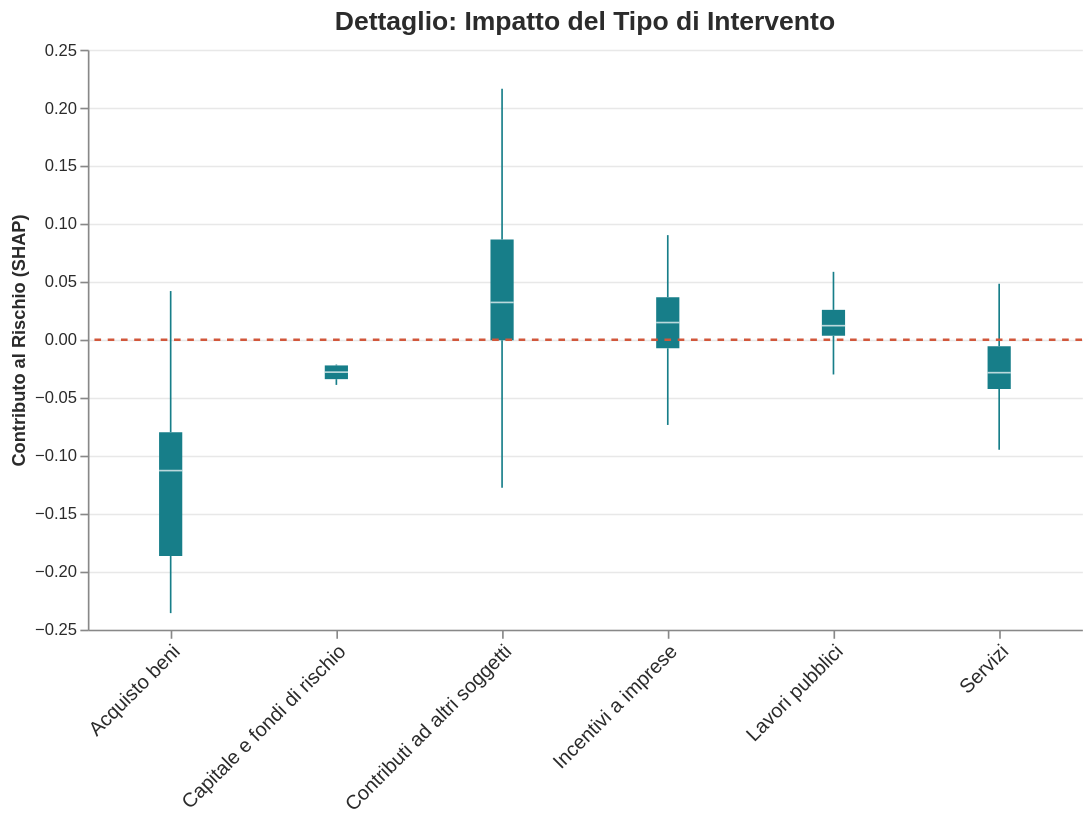

Write a Vega-Lite specification for this figure.
### Vega-Lite specification from a JSON file in a GitHub repository (floating-point values rounded to 4 significant figures; data arrays with more than 128 entries replaced by an {"elided": "..."} marker saying what was removed)
{"config": {"view": {"continuousWidth": 300, "continuousHeight": 300, "strokeWidth": 0}}, "layer": [{"data": {"name": "data-c47bc291d1d976cc23154b8cbe7d2945"}, "mark": {"type": "boxplot", "color": "#177E89", "extent": 1.5, "outliers": false}, "encoding": {"x": {"axis": {"labelAngle": -45, "labelColor": "#2b2b2b", "labelFontSize": 12}, "field": "NATURA", "title": null, "type": "nominal"}, "y": {"axis": {"gridColor": "#e8e8e8", "labelColor": "#2b2b2b", "titleColor": "#2b2b2b"}, "field": "NATURA_SHAP", "title": "Contributo al Rischio (SHAP)", "type": "quantitative"}}}, {"data": {"name": "data-a0a55d106695e8d630baff0f16eee66d"}, "mark": {"type": "rule", "color": "#D1573B", "size": 1.5, "strokeDash": [4, 4]}, "encoding": {"y": {"field": "y", "type": "quantitative"}}}], "height": 350, "title": {"text": "Dettaglio: Impatto del Tipo di Intervento", "color": "#2b2b2b", "fontSize": 16}, "width": 600, "$schema": "https://vega.github.io/schema/vega-lite/v5.20.1.json", "datasets": {"data-c47bc291d1d976cc23154b8cbe7d2945": {"elided": "3000 records"}, "data-a0a55d106695e8d630baff0f16eee66d": [{"y": 0}]}}
